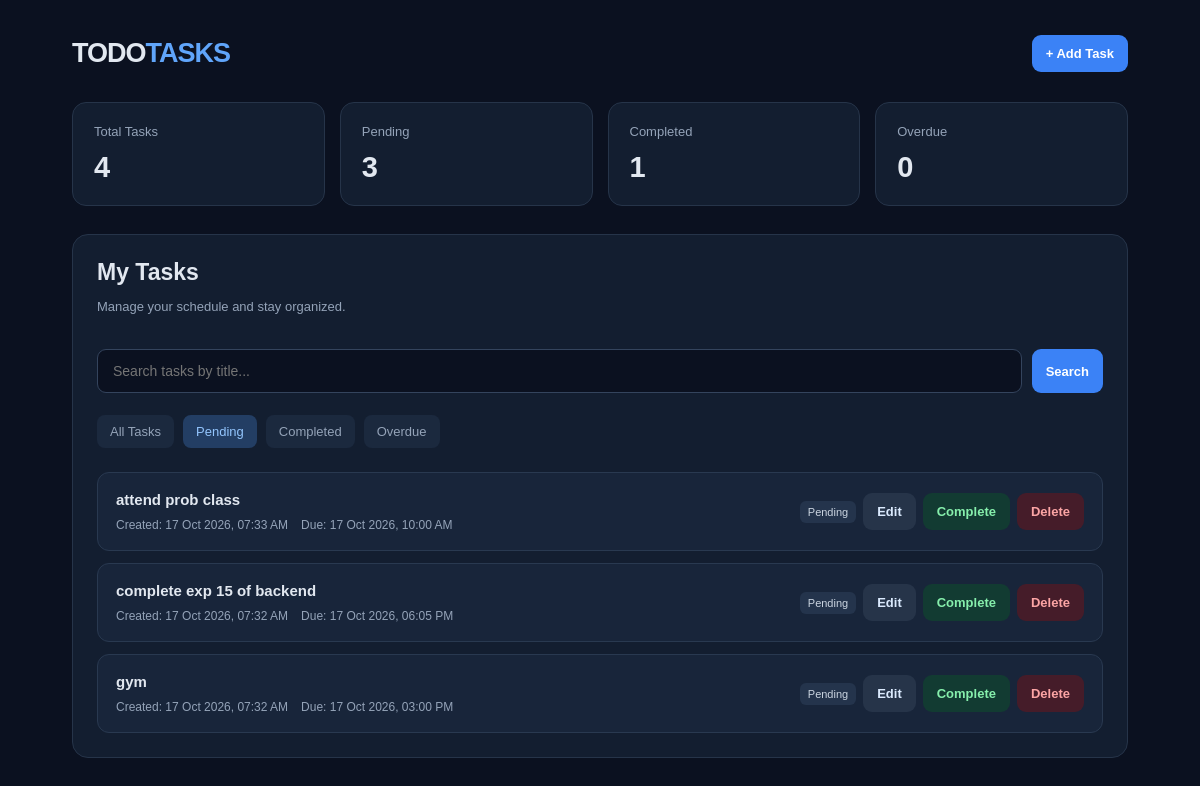
The app's page /?status=pending with its own data.
### todo/models.py (models this page shows, shortened)
class Task(models.Model):
    title = models.CharField(max_length=200)
    completed = models.BooleanField(default=False)
    created_at = models.DateTimeField(auto_now_add=True)
    due_at = models.DateTimeField(null=True,blank=True)
    class Meta:
        ordering = ['completed','-created_at']

### todo/views.py (the view)
# urls.py: path('',views.index,name='index'),
def index(request):
    query=request.GET.get('q','').strip()
    status=request.GET.get('status','all')
    tasks=Task.objects.all()
    if query:
        tasks=tasks.filter(title__icontains=query)
    if status=='pending':
        tasks=tasks.filter(completed=False)
    elif status=='completed':
        tasks=tasks.filter(completed=True)
    elif status=='overdue':
        tasks=tasks.filter(
            completed=False,
            due_at__lt=timezone.now()
        )
    total_count=Task.objects.count()
    completed_count=Task.objects.filter(completed=True).count()
    pending_count=Task.objects.filter(completed=False).count()
    overdue_count=Task.objects.filter(
        completed=False,
        due_at__lt=timezone.now()
    ).count()
    context={
        'tasks':tasks,
        'query':query,
        'status':status,
        'total_count':total_count,
        'completed_count':completed_count,
        'pending_count':pending_count,
        'overdue_count':overdue_count,
        'now':timezone.now(),
    }
    return render(request,'todo/index.html',context)

### todo/templates/todo/index.html (shortened to what this page needs)
<!DOCTYPE html>
<html lang="en">
<head>
</head>
<body>
    <main class="app">
        <header class="topbar">
            <div class="brand">TODO<span>TASKS</span></div>
            <a class="primary" href="{% url 'add_task' %}">+ Add Task</a>
        </header>
        <section class="stats">
            <article class="stat">
                <div class="stat-label">Total Tasks</div>
                <div class="stat-value">{{ total_count }}</div>
            </article>
            <article class="stat">
                <div class="stat-label">Pending</div>
                <div class="stat-value">{{ pending_count }}</div>
            </article>
            <article class="stat">
                <div class="stat-label">Completed</div>
                <div class="stat-value">{{ completed_count }}</div>
            </article>
            <article class="stat">
                <div class="stat-label">Overdue</div>
                <div class="stat-value">{{ overdue_count }}</div>
            </article>
        </section>
        <section class="workspace">
            <div class="workspace-head">
                <div>
                    <h1>My Tasks</h1>
                    <p class="muted">Manage your schedule and stay organized.</p>
                </div>
            </div>
            <form class="search-form" method="GET" action="{% url 'index' %}">
                <input class="search-input" type="search" name="q" value="{{ query }}" placeholder="Search tasks by title...">
                <button class="primary" type="submit">Search</button>
            </form>
            <nav class="filters">
                <a class="filter {% if status == 'all' %}active{% endif %}" href="{% url 'index' %}?status=all">All Tasks</a>
                <a class="filter {% if status == 'pending' %}active{% endif %}" href="{% url 'index' %}?status=pending">Pending</a>
                <a class="filter {% if status == 'completed' %}active{% endif %}" href="{% url 'index' %}?status=completed">Completed</a>
                <a class="filter {% if status == 'overdue' %}active{% endif %}" href="{% url 'index' %}?status=overdue">Overdue</a>
            </nav>
            <div class="task-list">
                {% for task in tasks %}
                    <article class="task">
                        <div class="task-main">
                            <div class="task-title {% if task.completed %}done{% endif %}">{{ task.title }}</div>
                            <div class="task-meta">
                                <span>Created: {{ task.created_at|date:"d M Y, h:i A" }}</span>
                                {% if task.due_at %}
                                    <span>Due: {{ task.due_at|date:"d M Y, h:i A" }}</span>
                                {% else %}
                                    <span>No deadline</span>
                                {% endif %}
                            </div>
                        </div>
                        <div class="task-actions">
                            {% if task.completed %}
                                <span class="badge completed">Completed</span>
                            {% elif task.due_at and task.due_at < now %}
                                <span class="badge overdue">Overdue</span>
                            {% else %}
                                <span class="badge">Pending</span>
                            {% endif %}
                            <a class="secondary" href="{% url 'edit_task' task.id %}">Edit</a>
                            <form method="POST" action="{% url 'toggle_task' task.id %}">
                                <button class="complete" type="submit">{% if task.completed %}Undo{% else %}Complete{% endif %}</button>
                            </form>
                            <form method="POST" action="{% url 'delete_task' task.id %}" onsubmit="return confirm('Are you sure you want to delete this task?')">
                                <button class="danger" type="submit">Delete</button>
                            </form>
                        </div>
                    </article>
                {% empty %}
                    <div class="empty">
                        <h3>No tasks found</h3>
                        <p>Try another search or create a new task.</p>
                        <a class="primary" href="{% url 'add_task' %}">Create Task</a>
                    </div>
                {% endfor %}
            </div>
        </section>
    </main>
</body>
</html>

### todo/templates/todo/index.html (style rules this page uses)
* { box-sizing:border-box }
:root { color-scheme:dark }
body { margin:0;min-height:100vh;background:#0b1120;color:#e2e8f0;font-family:Arial,sans-serif }
.app { max-width:1100px;margin:auto;padding:35px 22px }
.topbar { display:flex;justify-content:space-between;align-items:center;gap:15px;margin-bottom:30px }
.brand { font-size:27px;font-weight:750;letter-spacing:-1px }
.brand span { color:#60a5fa }
.primary,.secondary,.danger,.complete { display:inline-block;border:0;border-radius:9px;padding:11px 14px;text-decoration:none;font-size:13px;font-weight:650;cursor:pointer }
.primary { background:#3b82f6;color:white }
.secondary { background:#263449;color:#dbeafe }
.danger { background:#451c29;color:#fca5a5 }
.complete { background:#123b32;color:#86efac }
.stats { display:grid;grid-template-columns:repeat(4,minmax(0,1fr));gap:15px;margin-bottom:28px }
.stat { padding:21px;background:#131e30;border:1px solid #263449;border-radius:14px }
.stat-label { font-size:13px;color:#94a3b8 }
.stat-value { margin-top:12px;font-size:29px;font-weight:750 }
.workspace { padding:24px;background:#131e30;border:1px solid #263449;border-radius:16px }
.workspace-head { display:flex;justify-content:space-between;align-items:center;gap:15px;margin-bottom:22px }
h1 { font-size:23px;margin:0 }
.muted { color:#94a3b8;font-size:13px }
.search-form { display:flex;gap:10px;margin-bottom:22px }
.search-input { flex:1;min-width:0;padding:13px 15px;background:#0b1120;border:1px solid #34445d;border-radius:9px;color:white;font-size:14px }
.filters { display:flex;flex-wrap:wrap;gap:9px;margin-bottom:24px }
.filter { padding:9px 13px;background:#1b293e;border-radius:8px;text-decoration:none;color:#94a3b8;font-size:13px }
.filter.active { background:#233e64;color:#93c5fd }
.task-list { display:grid;gap:12px }
.task { display:flex;justify-content:space-between;align-items:center;gap:18px;padding:18px;background:#18253a;border:1px solid #293950;border-radius:12px;transition:border-color .2s,transform .2s }
.task-main { min-width:0;flex:1 }
.task-title { font-size:15px;font-weight:650;overflow-wrap:anywhere }
.task-meta { display:flex;flex-wrap:wrap;gap:13px;margin-top:10px;color:#94a3b8;font-size:12px }
.badge { padding:5px 8px;border-radius:6px;background:#24344c;color:#cbd5e1;font-size:11px;white-space:nowrap }
.task-actions { display:flex;align-items:center;flex-wrap:wrap;gap:7px }
.task-actions form { margin:0 }

### records on screen
Task: title "attend prob class", created_at "17 Oct 2026, 07:33 AM", due_at "17 Oct 2026, 10:00 AM", completed "Pending"
Task: title "complete exp 15 of backend", created_at "17 Oct 2026, 07:32 AM", due_at "17 Oct 2026, 06:05 PM", completed "Pending"
Task: title "gym", created_at "17 Oct 2026, 07:32 AM", due_at "17 Oct 2026, 03:00 PM", completed "Pending"

### other values on screen
{{ total_count }} "4"
{{ pending_count }} "3"
{{ completed_count }} "1"
{{ overdue_count }} "0"
